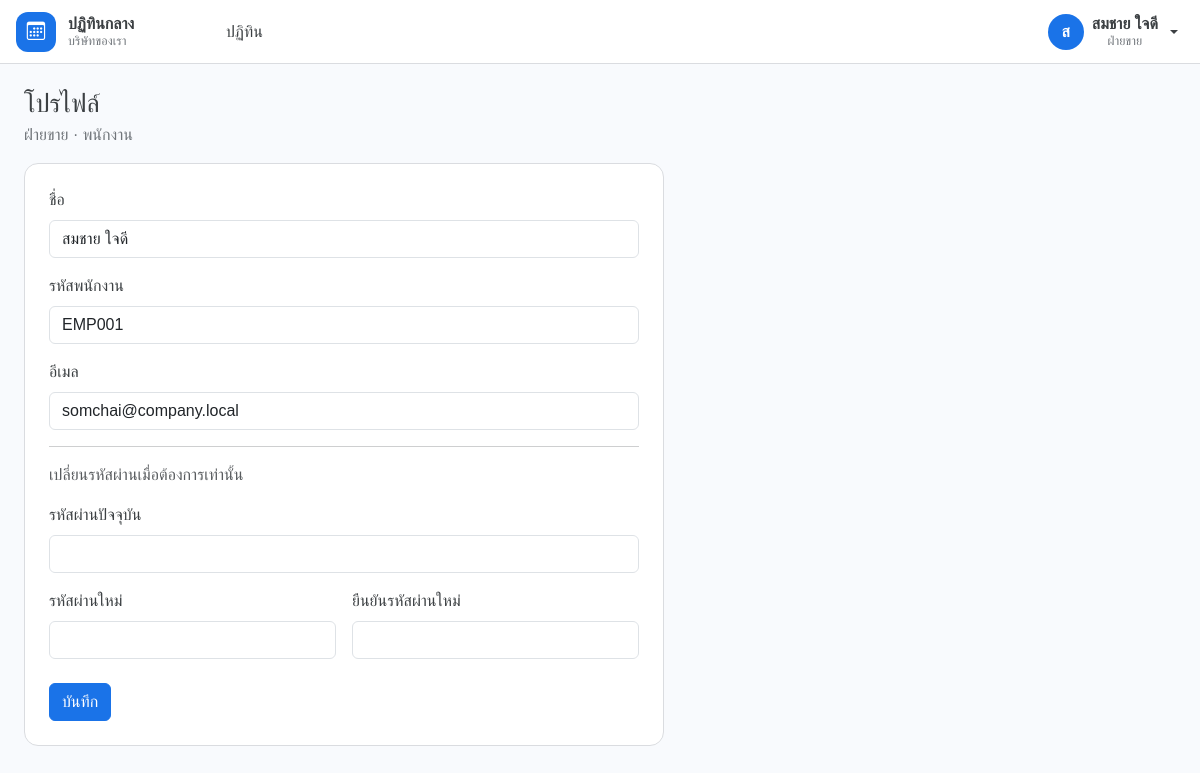
Screenshot of /index.php?r=profile (signed in) with the database file from the repository.
### tables this page shows
CREATE TABLE users (
  id INT UNSIGNED AUTO_INCREMENT PRIMARY KEY,
  department_id INT UNSIGNED NOT NULL,
  name VARCHAR(120) NOT NULL,
  employee_code VARCHAR(20) NULL,
  email VARCHAR(190) NOT NULL,
  password_hash VARCHAR(255) NOT NULL,
  role ENUM('admin', 'employee') NOT NULL DEFAULT 'employee',
  is_active TINYINT(1) NOT NULL DEFAULT 1,
  created_at TIMESTAMP DEFAULT CURRENT_TIMESTAMP,
  UNIQUE KEY uq_users_email (email),
  UNIQUE KEY uq_users_employee_code (employee_code),
  CONSTRAINT fk_users_department FOREIGN KEY (department_id) REFERENCES departments (id)
    ON UPDATE CASCADE ON DELETE RESTRICT
);

CREATE TABLE departments (
  id INT UNSIGNED AUTO_INCREMENT PRIMARY KEY,
  name VARCHAR(100) NOT NULL,
  color CHAR(7) NOT NULL DEFAULT '#1a73e8',
  description VARCHAR(255) NULL,
  created_at TIMESTAMP DEFAULT CURRENT_TIMESTAMP,
  UNIQUE KEY uq_departments_name (name)
);

### app/helpers.php (called while the page is built, shortened)
<?php
function app_config(?string $key = null): mixed
{
    static $config = null;
    if ($config === null) {
        $config = require __DIR__ . '/config/app.php';
    }
    return $config[$key] ?? null;
}
function e(mixed $value): string
{
    return htmlspecialchars((string) ($value ?? ''), ENT_QUOTES, 'UTF-8');
}
function app_web_base(): string
{
    $dir = str_replace('\\', '/', dirname($_SERVER['SCRIPT_NAME'] ?? ''));
    return rtrim($dir, '/');
}
function url(string $route = ''): string
{
    $index = app_web_base() . '/index.php';
    return $index . '?r=' . $route;
}
function asset(string $path): string
{
    return app_web_base() . '/assets/' . ltrim($path, '/');
}
function current_route(): string
{
    $route = trim((string) ($_GET['r'] ?? 'calendar'), '/');
    return $route === '' ? 'calendar' : $route;
}
function csrf_token(): string
{
    return $_SESSION['csrf'];
}
function pull_flash(): ?array
{
    $flash = $_SESSION['flash'] ?? null;
    return is_array($flash) ? $flash : null;
}
function pull_old(): array
{
    $old = $_SESSION['old'] ?? [];
    return is_array($old) ? $old : [];
}
function current_user(): ?array
{
    $user = $_SESSION['user'] ?? null;
    return is_array($user) ? $user : null;
}
function view(string $template, array $data = [], string $layout = 'layouts/app'): void
{
    $viewFile = __DIR__ . '/views/' . $template . '.php';
    $layoutFile = __DIR__ . '/views/' . $layout . '.php';
    $data['flash'] = pull_flash();
    $data['old'] = pull_old();
    $data['currentUser'] = current_user();
    $data['appName'] = (string) app_config('name');
    $data['companyName'] = (string) app_config('company');
    $data['routeName'] = current_route();
    $data['csrfToken'] = csrf_token();
    extract($data, EXTR_SKIP);
    require $viewFile;
    $content = ob_get_clean();
    require $layoutFile;
}

### app/Controllers/ProfileController.php (called while the page is built, shortened)
<?php
final class ProfileController extends Controller
{
    public function index(): void
    {
        view('profile/index');
    }
}

### app/Core/Database.php (called while the page is built, shortened)
<?php
final class Database
{
    public function all(string $sql, string $types = '', array $params = []): array
    {
        $statement = $this->run($sql, $types, $params);
        $result = $statement->get_result();
        return $result->fetch_all(MYSQLI_ASSOC);
    }
    public function one(string $sql, string $types = '', array $params = []): ?array
    {
        $rows = $this->all($sql, $types, $params);
        return $rows[0] ?? null;
    }
    private function run(string $sql, string $types, array $params): mysqli_stmt
    {
        $statement = $this->mysqli->prepare($sql);
        if ($types !== '') {
            $this->bind($statement, $types, $params);
        }
        $statement->execute();
        return $statement;
    }
    private function bind(mysqli_stmt $statement, string $types, array $params): void
    {
        $refs = [];
        foreach ($params as $index => $value) {
            $refs[$index] = &$params[$index];
        }
        $statement->bind_param($types, ...$refs);
    }
}

### app/Models/UserModel.php (called while the page is built, shortened)
<?php
final class UserModel
{
    public function find(int $id): ?array
    {
        return $this->db->one(
            'SELECT u.id, u.department_id, u.name, u.employee_code, u.email, u.role, u.is_active,
                    d.name AS department_name, d.color AS department_color
             FROM users u
             INNER JOIN departments d ON d.id = u.department_id
             WHERE u.id = ?',
            'i',
            [$id]
        );
    }
}

### app/Core/Auth.php (called while the page is built, shortened)
<?php
final class Auth
{
    public static function refresh(Database $db): void
    {
        $current = current_user();
        $row = (new UserModel($db))->find((int) $current['id']);
    }
}

### app/views/profile/index.php (the view, shortened to what this page needs)
<div class="page-head">
    <div>
        <h1>โปรไฟล์</h1>
        <p><?= e($currentUser['department_name']) ?> · <?= $currentUser['role'] === 'admin' ? 'ผู้ดูแลระบบ' : 'พนักงาน' ?></p>
    </div>
</div>
<div class="panel p-4" style="max-width: 640px;">
    <form method="post" action="<?= e(url('profile')) ?>">
        <div class="mb-3">
            <label class="form-label" for="name">ชื่อ</label>
            <input class="form-control" id="name" name="name" value="<?= e($currentUser['name']) ?>" maxlength="120" required>
        </div>
        <div class="mb-3">
            <label class="form-label" for="employee_code">รหัสพนักงาน</label>
            <input class="form-control" id="employee_code" value="<?= e($currentUser['employee_code'] ?? '') ?>" readonly>
        </div>
        <div class="mb-3">
            <label class="form-label" for="email">อีเมล</label>
            <input class="form-control" id="email" value="<?= e($currentUser['email']) ?>" readonly>
        </div>
        <hr>
        <p class="text-muted">เปลี่ยนรหัสผ่านเมื่อต้องการเท่านั้น</p>
        <div class="mb-3">
            <label class="form-label" for="current_password">รหัสผ่านปัจจุบัน</label>
            <input class="form-control" type="password" id="current_password" name="current_password" autocomplete="current-password">
        </div>
        <div class="row g-3">
            <div class="col-md-6">
                <label class="form-label" for="password">รหัสผ่านใหม่</label>
                <input class="form-control" type="password" id="password" name="password" autocomplete="new-password">
            </div>
            <div class="col-md-6">
                <label class="form-label" for="password_confirm">ยืนยันรหัสผ่านใหม่</label>
                <input class="form-control" type="password" id="password_confirm" name="password_confirm" autocomplete="new-password">
            </div>
        </div>
        <button class="btn btn-primary mt-4" type="submit">บันทึก</button>
    </form>
</div>

### app/views/layouts/app.php (shortened to what this page needs)
<!doctype html>
<html lang="th">
<head>
    <link rel="stylesheet" href="<?= e(asset('vendor/bootstrap/bootstrap.min.css')) ?>">
    <link rel="stylesheet" href="<?= e(asset('vendor/bootstrap-icons/bootstrap-icons.min.css')) ?>">
    <link rel="stylesheet" href="<?= e(asset('css/app.css')) ?>">
</head>
<body class="app-body">
<div class="app-shell">
    <header class="topbar">
        <a class="brand" href="<?= e(url('calendar')) ?>">
            <span class="brand-mark" aria-hidden="true"><i class="bi bi-calendar3"></i></span>
            <span class="brand-text">
                <strong><?= e($appName) ?></strong>
                <small><?= e($companyName) ?></small>
            </span>
        </a>
        <nav class="topnav" aria-label="เมนูหลัก">
            <a class="<?= $routeName === 'calendar' ? 'is-active' : '' ?>" href="<?= e(url('calendar')) ?>">ปฏิทิน</a>
        </nav>
        <?php if ($currentUser): ?>
            <div class="dropdown ms-auto">
                <button class="user-btn dropdown-toggle" type="button" data-bs-toggle="dropdown" aria-expanded="false">
                    <span class="avatar"><?= e(mb_substr($currentUser['name'], 0, 1)) ?></span>
                    <span class="user-meta">
                        <strong><?= e($currentUser['name']) ?></strong>
                        <small><?= e($currentUser['department_name']) ?></small>
                    </span>
                </button>
            </div>
        <?php else: ?>
            <a class="btn btn-primary ms-auto" href="<?= e(url('login')) ?>">เข้าสู่ระบบ</a>
        <?php endif; ?>
    </header>
    <main class="<?= !empty($fullWidth) ? 'main-flush' : 'main-page' ?>">
        <?= $content ?>
    </main>
</div>
</body>
</html>

### public/assets/css/app.css (style rules this page uses)
:root { --blue: #1a73e8; --blue-dark: #174ea6; --text: #3c4043; --muted: #70757a; --line: #dadce0; --page: #f8fafd; --danger: #d93025; }
* { box-sizing: border-box; }
body { margin: 0; color: var(--text); font-family: "Sarabun", "Leelawadee UI", Thonburi, Tahoma, sans-serif; background: var(--page); }
button, input, select, textarea { font-family: inherit; }
.btn-primary { --bs-btn-bg: var(--blue); --bs-btn-border-color: var(--blue); --bs-btn-hover-bg: var(--blue-dark); --bs-btn-hover-border-color: var(--blue-dark); --bs-btn-active-bg: var(--blue-dark); --bs-btn-active-border-color: var(--blue-dark); }
.login-brand, .brand { display: flex; align-items: center; gap: 12px; }
.brand-mark { width: 40px; height: 40px; display: grid; place-items: center; border-radius: 12px; background: var(--blue); color: #fff; font-size: 1.15rem; }
.app-body { height: 100vh; overflow: hidden; }
.app-shell { height: 100vh; display: flex; flex-direction: column; }
.topbar { height: 64px; display: flex; align-items: center; gap: 18px; padding: 0 16px; background: #fff; border-bottom: 1px solid var(--line); }
.brand { color: inherit; text-decoration: none; min-width: 180px; }
.brand-text strong, .brand-text small, .user-meta strong, .user-meta small { display: block; line-height: 1.15; }
.brand-text small, .user-meta small { color: var(--muted); font-size: .78rem; }
.topnav { display: flex; gap: 4px; }
.topnav a { color: var(--text); text-decoration: none; padding: 8px 12px; border-radius: 999px; }
.user-btn { border: 0; background: transparent; display: flex; align-items: center; gap: 8px; color: var(--text); }
.avatar { width: 36px; height: 36px; border-radius: 50%; display: grid; place-items: center; background: var(--blue); color: #fff; font-weight: 700; }
.main-page { flex: 1; overflow: auto; padding: 24px; }
.page-head { display: flex; justify-content: space-between; align-items: flex-end; gap: 16px; margin-bottom: 16px; }
.page-head h1 { margin: 0; font-size: 1.6rem; }
.page-head p { margin: 4px 0 0; color: var(--muted); }
.panel { background: #fff; border: 1px solid var(--line); border-radius: 14px; overflow: hidden; }

### rows the page displays
users: name "ส", name "สมชาย ใจดี", department.name "ฝ่ายขาย", employee_code "EMP001", email "somchai@company.local"

### other values shown
$appName "ปฏิทินกลาง"
$companyName "บริษัทของเรา"
